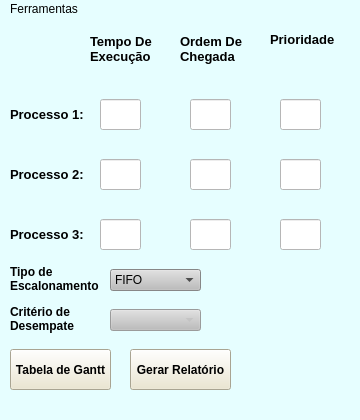
<?xml version="1.0" encoding="UTF-8"?>
<ui version="4.0">
 <class>Processos4</class>
 <widget class="QMainWindow" name="Processos4">
  <property name="geometry">
   <rect>
    <x>0</x>
    <y>0</y>
    <width>360</width>
    <height>420</height>
   </rect>
  </property>
  <property name="minimumSize">
   <size>
    <width>360</width>
    <height>420</height>
   </size>
  </property>
  <property name="maximumSize">
   <size>
    <width>360</width>
    <height>420</height>
   </size>
  </property>
  <property name="windowTitle">
   <string>Calculo de Processos</string>
  </property>
  <property name="windowIcon">
   <iconset>
    <normaloff>PipesTransparent.png</normaloff>PipesTransparent.png</iconset>
  </property>
  <property name="styleSheet">
   <string notr="true">background-color: rgb(230, 254, 255);
gridline-color: rgb(255, 255, 255);
selection-background-color: rgb(193, 255, 179);
selection-color: rgb(0, 0, 0);
border-bottom-color: rgb(255, 255, 255);</string>
  </property>
  <widget class="QWidget" name="centralwidget">
   <widget class="QLabel" name="P1">
    <property name="geometry">
     <rect>
      <x>10</x>
      <y>80</y>
      <width>91</width>
      <height>31</height>
     </rect>
    </property>
    <property name="font">
     <font>
      <pointsize>10</pointsize>
      <weight>75</weight>
      <bold>true</bold>
     </font>
    </property>
    <property name="text">
     <string>Processo 1:</string>
    </property>
   </widget>
   <widget class="QLineEdit" name="TempoExecucao_1">
    <property name="geometry">
     <rect>
      <x>100</x>
      <y>80</y>
      <width>41</width>
      <height>31</height>
     </rect>
    </property>
    <property name="styleSheet">
     <string notr="true">background-color: rgb(255, 255, 255);</string>
    </property>
   </widget>
   <widget class="QLineEdit" name="OrdemChegada_1">
    <property name="geometry">
     <rect>
      <x>190</x>
      <y>80</y>
      <width>41</width>
      <height>31</height>
     </rect>
    </property>
    <property name="styleSheet">
     <string notr="true">background-color: rgb(255, 255, 255);</string>
    </property>
   </widget>
   <widget class="QLineEdit" name="Prioridade_1">
    <property name="geometry">
     <rect>
      <x>280</x>
      <y>80</y>
      <width>41</width>
      <height>31</height>
     </rect>
    </property>
    <property name="styleSheet">
     <string notr="true">background-color: rgb(255, 255, 255);</string>
    </property>
   </widget>
   <widget class="QLabel" name="label_2">
    <property name="geometry">
     <rect>
      <x>90</x>
      <y>10</y>
      <width>71</width>
      <height>41</height>
     </rect>
    </property>
    <property name="font">
     <font>
      <pointsize>10</pointsize>
      <weight>75</weight>
      <bold>true</bold>
     </font>
    </property>
    <property name="text">
     <string>&lt;html&gt;&lt;head/&gt;&lt;body&gt;&lt;p&gt;Tempo De&lt;br/&gt;Execução&lt;/p&gt;&lt;/body&gt;&lt;/html&gt;</string>
    </property>
   </widget>
   <widget class="QLabel" name="label_4">
    <property name="geometry">
     <rect>
      <x>180</x>
      <y>10</y>
      <width>71</width>
      <height>41</height>
     </rect>
    </property>
    <property name="font">
     <font>
      <pointsize>10</pointsize>
      <weight>75</weight>
      <bold>true</bold>
     </font>
    </property>
    <property name="text">
     <string>&lt;html&gt;&lt;head/&gt;&lt;body&gt;&lt;p&gt;Ordem De &lt;br/&gt;Chegada&lt;/p&gt;&lt;/body&gt;&lt;/html&gt;</string>
    </property>
   </widget>
   <widget class="QLabel" name="label_6">
    <property name="geometry">
     <rect>
      <x>270</x>
      <y>0</y>
      <width>71</width>
      <height>41</height>
     </rect>
    </property>
    <property name="font">
     <font>
      <pointsize>10</pointsize>
      <weight>75</weight>
      <bold>true</bold>
     </font>
    </property>
    <property name="text">
     <string>Prioridade</string>
    </property>
   </widget>
   <widget class="QComboBox" name="TipoEscala">
    <property name="geometry">
     <rect>
      <x>110</x>
      <y>250</y>
      <width>91</width>
      <height>22</height>
     </rect>
    </property>
    <property name="styleSheet">
     <string notr="true">background-color: rgb(189, 189, 189);</string>
    </property>
    <item>
     <property name="text">
      <string>FIFO</string>
     </property>
    </item>
    <item>
     <property name="text">
      <string>SJF</string>
     </property>
    </item>
    <item>
     <property name="text">
      <string>Por Prioridade</string>
     </property>
    </item>
   </widget>
   <widget class="QPushButton" name="GerarTabela">
    <property name="geometry">
     <rect>
      <x>10</x>
      <y>330</y>
      <width>101</width>
      <height>41</height>
     </rect>
    </property>
    <property name="font">
     <font>
      <weight>75</weight>
      <bold>true</bold>
     </font>
    </property>
    <property name="styleSheet">
     <string notr="true">background-color: rgb(236, 230, 204);</string>
    </property>
    <property name="text">
     <string>Tabela de Gantt</string>
    </property>
   </widget>
   <widget class="QPushButton" name="GerarRelatorio">
    <property name="geometry">
     <rect>
      <x>130</x>
      <y>330</y>
      <width>101</width>
      <height>41</height>
     </rect>
    </property>
    <property name="font">
     <font>
      <weight>75</weight>
      <bold>true</bold>
     </font>
    </property>
    <property name="styleSheet">
     <string notr="true">background-color: rgb(236, 230, 204);</string>
    </property>
    <property name="text">
     <string>Gerar Relatório</string>
    </property>
   </widget>
   <widget class="QLabel" name="P2">
    <property name="geometry">
     <rect>
      <x>10</x>
      <y>140</y>
      <width>91</width>
      <height>31</height>
     </rect>
    </property>
    <property name="font">
     <font>
      <pointsize>10</pointsize>
      <weight>75</weight>
      <bold>true</bold>
     </font>
    </property>
    <property name="text">
     <string>Processo 2:</string>
    </property>
   </widget>
   <widget class="QLineEdit" name="TempoExecucao_2">
    <property name="geometry">
     <rect>
      <x>100</x>
      <y>140</y>
      <width>41</width>
      <height>31</height>
     </rect>
    </property>
    <property name="styleSheet">
     <string notr="true">background-color: rgb(255, 255, 255);</string>
    </property>
   </widget>
   <widget class="QLineEdit" name="Prioridade_2">
    <property name="geometry">
     <rect>
      <x>280</x>
      <y>140</y>
      <width>41</width>
      <height>31</height>
     </rect>
    </property>
    <property name="styleSheet">
     <string notr="true">background-color: rgb(255, 255, 255);</string>
    </property>
   </widget>
   <widget class="QLineEdit" name="OrdemChegada_2">
    <property name="geometry">
     <rect>
      <x>190</x>
      <y>140</y>
      <width>41</width>
      <height>31</height>
     </rect>
    </property>
    <property name="styleSheet">
     <string notr="true">background-color: rgb(255, 255, 255);</string>
    </property>
   </widget>
   <widget class="QLabel" name="P3">
    <property name="geometry">
     <rect>
      <x>10</x>
      <y>200</y>
      <width>91</width>
      <height>31</height>
     </rect>
    </property>
    <property name="font">
     <font>
      <pointsize>10</pointsize>
      <weight>75</weight>
      <bold>true</bold>
     </font>
    </property>
    <property name="text">
     <string>Processo 3:</string>
    </property>
   </widget>
   <widget class="QLineEdit" name="TempoExecucao_3">
    <property name="geometry">
     <rect>
      <x>100</x>
      <y>200</y>
      <width>41</width>
      <height>31</height>
     </rect>
    </property>
    <property name="styleSheet">
     <string notr="true">background-color: rgb(255, 255, 255);</string>
    </property>
   </widget>
   <widget class="QLineEdit" name="Prioridade_3">
    <property name="geometry">
     <rect>
      <x>280</x>
      <y>200</y>
      <width>41</width>
      <height>31</height>
     </rect>
    </property>
    <property name="styleSheet">
     <string notr="true">background-color: rgb(255, 255, 255);</string>
    </property>
   </widget>
   <widget class="QLineEdit" name="OrdemChegada_3">
    <property name="geometry">
     <rect>
      <x>190</x>
      <y>200</y>
      <width>41</width>
      <height>31</height>
     </rect>
    </property>
    <property name="styleSheet">
     <string notr="true">background-color: rgb(255, 255, 255);</string>
    </property>
   </widget>
   <widget class="QLabel" name="label">
    <property name="geometry">
     <rect>
      <x>10</x>
      <y>240</y>
      <width>91</width>
      <height>41</height>
     </rect>
    </property>
    <property name="font">
     <font>
      <weight>75</weight>
      <bold>true</bold>
     </font>
    </property>
    <property name="text">
     <string>&lt;html&gt;&lt;head/&gt;&lt;body&gt;&lt;p&gt;      Tipo de &lt;br/&gt;Escalonamento&lt;/p&gt;&lt;/body&gt;&lt;/html&gt;</string>
    </property>
   </widget>
   <widget class="QLabel" name="label_3">
    <property name="geometry">
     <rect>
      <x>10</x>
      <y>280</y>
      <width>91</width>
      <height>41</height>
     </rect>
    </property>
    <property name="font">
     <font>
      <weight>75</weight>
      <bold>true</bold>
     </font>
    </property>
    <property name="text">
     <string>&lt;html&gt;&lt;head/&gt;&lt;body&gt;&lt;p&gt;Critério de&lt;br/&gt;Desempate&lt;/p&gt;&lt;/body&gt;&lt;/html&gt;</string>
    </property>
   </widget>
   <widget class="QComboBox" name="TipoDesempate">
    <property name="enabled">
     <bool>false</bool>
    </property>
    <property name="geometry">
     <rect>
      <x>110</x>
      <y>290</y>
      <width>91</width>
      <height>22</height>
     </rect>
    </property>
    <property name="styleSheet">
     <string notr="true">background-color: rgb(189, 189, 189);</string>
    </property>
   </widget>
  </widget>
  <widget class="QMenuBar" name="menubar">
   <property name="geometry">
    <rect>
     <x>0</x>
     <y>0</y>
     <width>360</width>
     <height>21</height>
    </rect>
   </property>
   <widget class="QMenu" name="menuFerramentas">
    <property name="title">
     <string>Ferramentas</string>
    </property>
    <addaction name="SalvarSQL"/>
    <addaction name="GerarRandom"/>
   </widget>
   <addaction name="menuFerramentas"/>
  </widget>
  <widget class="QStatusBar" name="statusbar"/>
  <action name="SalvarSQL">
   <property name="text">
    <string>Salvar no SQL</string>
   </property>
  </action>
  <action name="actionAbrir_PDF">
   <property name="text">
    <string>Abrir PDF</string>
   </property>
  </action>
  <action name="GerarRandom">
   <property name="text">
    <string>Gerar Numeros Aleatórios</string>
   </property>
  </action>
 </widget>
 <resources/>
 <connections/>
</ui>
